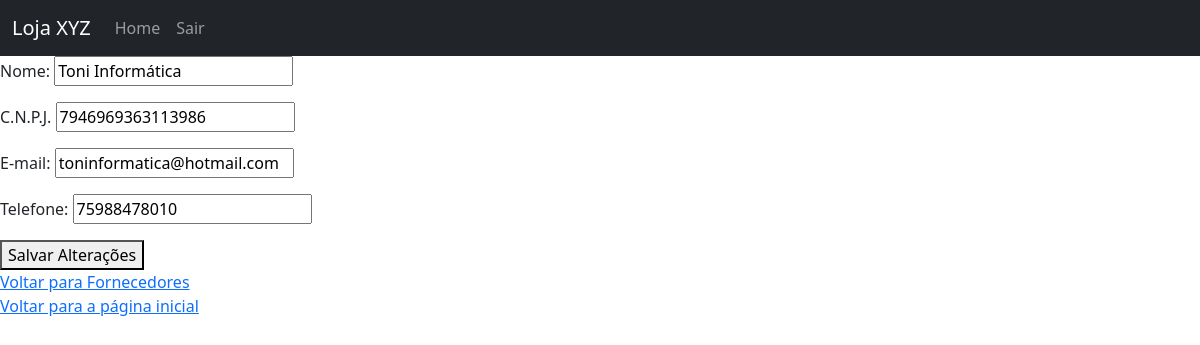
The page /fornecedor/3/editar (signed in) on the database its author committed.
### estoque_app/models.py (models this page shows, shortened)
class Fornecedor(models.Model):
    nome = models.CharField(max_length=100)
    cnpj = models.CharField(max_length=20, unique=True)
    email = models.EmailField(blank=True, null=True)
    telefone = models.CharField(max_length=100, blank=True, null=True)

### estoque_app/views.py (the view)
# urls.py: path('fornecedor/<fornecedor_id>/editar', views.editar_fornecedor, name='editar_fornecedor'),
@login_required
def editar_fornecedor(request, fornecedor_id):
    fornecedor = Fornecedor.objects.get(id=fornecedor_id)
    if request.method == 'POST':
        form = FornecedorForm(data=request.POST, instance=fornecedor)
        if form.is_valid():
            form.save()
            return HttpResponseRedirect(reverse('fornecedores'))
    else:
        form = FornecedorForm(instance=fornecedor)
    contexto = {'form': form, 'fornecedor': fornecedor}
    return render(request, 'fornecedor/editar_fornecedor.html', contexto)

### estoque_app/forms.py
class FornecedorForm(forms.ModelForm):
    class Meta:
        model = Fornecedor
        fields = [
            'nome',
            'cnpj',
            'email',
            'telefone'
            ]
        labels = {
            'nome':'Nome',
            'cnpj':'C.N.P.J.',
            'email':'E-mail',
            'telefone':'Telefone'
            }

### estoque_app/templates/fornecedor/editar_fornecedor.html (shortened to what this page needs)
{% extends 'base.html' %}
{% block conteudo %}
    <form action="{% url 'editar_fornecedor' fornecedor.id %}" method="post">
        {{ form.as_p }}
        <button type="submit">Salvar Alterações</button>
    </form>
    <a href="{% url 'fornecedores' %}">Voltar para Fornecedores</a>
{% endblock %}

### rows shown on the page
Fornecedor: nome "Toni Informática", cnpj "7946969363113986", email "toninformatica@hotmail.com", telefone "75988478010"
